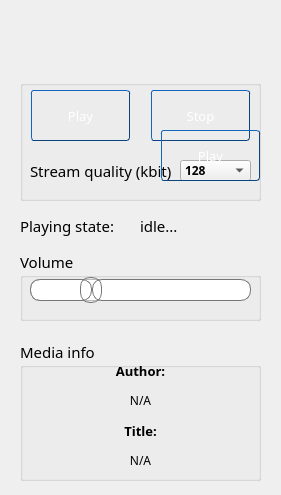
<?xml version="1.0" encoding="UTF-8"?>
<ui version="4.0">
 <class>MainWindow</class>
 <widget class="QMainWindow" name="MainWindow">
  <property name="geometry">
   <rect>
    <x>0</x>
    <y>0</y>
    <width>281</width>
    <height>495</height>
   </rect>
  </property>
  <property name="contextMenuPolicy">
   <enum>Qt::NoContextMenu</enum>
  </property>
  <property name="windowTitle">
   <string>MainWindow</string>
  </property>
  <widget class="QWidget" name="centralWidget">
   <widget class="QLabel" name="logoLabel">
    <property name="geometry">
     <rect>
      <x>0</x>
      <y>0</y>
      <width>281</width>
      <height>71</height>
     </rect>
    </property>
    <property name="text">
     <string/>
    </property>
    <property name="pixmap">
     <pixmap resource="resources.qrc">:/logo.jpg</pixmap>
    </property>
    <property name="scaledContents">
     <bool>true</bool>
    </property>
    <property name="alignment">
     <set>Qt::AlignCenter</set>
    </property>
   </widget>
   <widget class="QGroupBox" name="groupBox">
    <property name="geometry">
     <rect>
      <x>20</x>
      <y>80</y>
      <width>241</width>
      <height>121</height>
     </rect>
    </property>
    <property name="title">
     <string/>
    </property>
    <widget class="QPushButton" name="playButton">
     <property name="geometry">
      <rect>
       <x>10</x>
       <y>10</y>
       <width>101</width>
       <height>51</height>
      </rect>
     </property>
     <property name="font">
      <font>
       <family>Century Gothic</family>
       <pointsize>10</pointsize>
      </font>
     </property>
     <property name="styleSheet">
      <string notr="true">QPushButton {
    /* Let's make the size of the button 1,5 times of font size. */
    min-height: 1.5em;
    /* Font size just 1.*/
    font: 1em;
    /* Margins so that we get a little space on the left and right. */
    margin: 0 1px 0 1px;
    /* The font color */ 
    color: white;
    /* Here's the background gradient with start point, end point, 
       stop &quot;percentage&quot; and color, stop percentage and color. */
    background-color: qlineargradient(x1: 0, y1: 0, x2: 0, y2: 1,
                                      stop: 0 #2198c0, stop: 1 #0d5ca6);
    /* We'll round the borders. */
    border-style: outset;
    /* Round radius will be 3px */
    border-radius: 3px;
    /* Border is only one pixel */
    border-width: 1px;
    /* Border color is now set */
    border-color: #0c457e;
}
 
/* This is style when button is pressed */
QPushButton:pressed {
    /* We'll just invert the gradient by changing the colors around. */
    background-color: qlineargradient(x1: 0, y1: 0, x2: 0, y2: 1,
                                      stop: 0 #0d5ca6, stop: 1 #2198c0);
}

QPushButton:disabled {
	background-color:qlineargradient(spread:pad, x1:0, y1:1, x2:0, y2:0, stop:0 			rgba(84, 84, 84, 255), stop:1 rgba(255, 255, 255, 255));
}</string>
     </property>
     <property name="text">
      <string>Play</string>
     </property>
    </widget>
    <widget class="QPushButton" name="stopButton">
     <property name="geometry">
      <rect>
       <x>130</x>
       <y>10</y>
       <width>101</width>
       <height>51</height>
      </rect>
     </property>
     <property name="font">
      <font>
       <family>Century Gothic</family>
       <pointsize>10</pointsize>
      </font>
     </property>
     <property name="styleSheet">
      <string notr="true">QPushButton {
    /* Let's make the size of the button 1,5 times of font size. */
    min-height: 1.5em;
    /* Font size just 1.*/
    font: 1em;
    /* Margins so that we get a little space on the left and right. */
    margin: 0 1px 0 1px;
    /* The font color */ 
    color: white;
    /* Here's the background gradient with start point, end point, 
       stop &quot;percentage&quot; and color, stop percentage and color. */
    background-color: qlineargradient(x1: 0, y1: 0, x2: 0, y2: 1,
                                      stop: 0 #2198c0, stop: 1 #0d5ca6);
    /* We'll round the borders. */
    border-style: outset;
    /* Round radius will be 3px */
    border-radius: 3px;
    /* Border is only one pixel */
    border-width: 1px;
    /* Border color is now set */
    border-color: #0c457e;
}
 
/* This is style when button is pressed */
QPushButton:pressed {
    /* We'll just invert the gradient by changing the colors around. */
    background-color: qlineargradient(x1: 0, y1: 0, x2: 0, y2: 1,
                                      stop: 0 #0d5ca6, stop: 1 #2198c0);
}

QPushButton:disabled {
	background-color:qlineargradient(spread:pad, x1:0, y1:1, x2:0, y2:0, stop:0 			rgba(84, 84, 84, 255), stop:1 rgba(255, 255, 255, 255));
}</string>
     </property>
     <property name="text">
      <string>Stop</string>
     </property>
    </widget>
    <widget class="QLabel" name="qualityLabel">
     <property name="geometry">
      <rect>
       <x>10</x>
       <y>80</y>
       <width>141</width>
       <height>21</height>
      </rect>
     </property>
     <property name="font">
      <font>
       <family>Century Gothic</family>
       <pointsize>11</pointsize>
       <weight>50</weight>
       <bold>false</bold>
      </font>
     </property>
     <property name="text">
      <string>Stream quality (kbit)</string>
     </property>
    </widget>
    <widget class="QComboBox" name="qualityBox">
     <property name="geometry">
      <rect>
       <x>160</x>
       <y>80</y>
       <width>71</width>
       <height>21</height>
      </rect>
     </property>
     <property name="font">
      <font>
       <family>Century Gothic</family>
       <weight>75</weight>
       <bold>true</bold>
      </font>
     </property>
     <item>
      <property name="text">
       <string>128</string>
      </property>
     </item>
     <item>
      <property name="text">
       <string>96</string>
      </property>
     </item>
     <item>
      <property name="text">
       <string>64pro</string>
      </property>
     </item>
    </widget>
    <widget class="QPushButton" name="playButton_2">
     <property name="geometry">
      <rect>
       <x>140</x>
       <y>50</y>
       <width>101</width>
       <height>51</height>
      </rect>
     </property>
     <property name="font">
      <font>
       <family>Century Gothic</family>
       <pointsize>10</pointsize>
      </font>
     </property>
     <property name="styleSheet">
      <string notr="true">QPushButton {
    /* Let's make the size of the button 1,5 times of font size. */
    min-height: 1.5em;
    /* Font size just 1.*/
    font: 1em;
    /* Margins so that we get a little space on the left and right. */
    margin: 0 1px 0 1px;
    /* The font color */ 
    color: white;
    /* Here's the background gradient with start point, end point, 
       stop &quot;percentage&quot; and color, stop percentage and color. */
    background-color: qlineargradient(x1: 0, y1: 0, x2: 0, y2: 1,
                                      stop: 0 #2198c0, stop: 1 #0d5ca6);
    /* We'll round the borders. */
    border-style: outset;
    /* Round radius will be 3px */
    border-radius: 3px;
    /* Border is only one pixel */
    border-width: 1px;
    /* Border color is now set */
    border-color: #0c457e;
}
 
/* This is style when button is pressed */
QPushButton:pressed {
    /* We'll just invert the gradient by changing the colors around. */
    background-color: qlineargradient(x1: 0, y1: 0, x2: 0, y2: 1,
                                      stop: 0 #0d5ca6, stop: 1 #2198c0);
}

QPushButton:disabled {
	background-color:qlineargradient(spread:pad, x1:0, y1:1, x2:0, y2:0, stop:0 			rgba(84, 84, 84, 255), stop:1 rgba(255, 255, 255, 255));
}</string>
     </property>
     <property name="text">
      <string>Play</string>
     </property>
    </widget>
   </widget>
   <widget class="QGroupBox" name="groupBox_2">
    <property name="geometry">
     <rect>
      <x>20</x>
      <y>250</y>
      <width>241</width>
      <height>71</height>
     </rect>
    </property>
    <property name="font">
     <font>
      <family>Century Gothic</family>
      <pointsize>11</pointsize>
     </font>
    </property>
    <property name="title">
     <string>Volume</string>
    </property>
    <widget class="QSlider" name="volSlider">
     <property name="geometry">
      <rect>
       <x>10</x>
       <y>20</y>
       <width>221</width>
       <height>41</height>
      </rect>
     </property>
     <property name="contextMenuPolicy">
      <enum>Qt::NoContextMenu</enum>
     </property>
     <property name="styleSheet">
      <string notr="true">QSlider::groove:horizontal {
	border: 1px solid #bbb;
	background: white;
	height: 20px;
	border-radius: 10px;
}

QSlider::sub-page:horizontal {
	background-color: qlineargradient(x1: 0, y1: 0, x2: 0, y2: 1,
                                      stop: 0 #2198c0, stop: 1 #0d5ca6);
	border: 1px solid #777;
	height: 20px;
	border-radius: 10px;
}

QSlider::add-page:horizontal {
	background: #fff;
	border: 1px solid #777;
	height: 20px;
	border-radius: 10px;
}

QSlider::handle:horizontal {
	background: qlineargradient(x1:0, y1:0, x2:1, y2:1,
    	stop:0 #eee, stop:1 #ccc);
	border: 1px solid #777;
	width: 20px;
	margin-top: -3px;
	margin-bottom: -3px;
	border-radius: 10px;
}

QSlider::handle:horizontal:hover {
	background: qlineargradient(x1:0, y1:0, x2:1, y2:1,
    	stop:0 #fff, stop:1 #ddd);
	border: 1px solid #444;
	border-radius: 10px;
}

QSlider::sub-page:horizontal:disabled {
	background: #bbb;
	border-color: #999;
}

QSlider::add-page:horizontal:disabled {
	background: #eee;
	border-color: #999;
}

QSlider::handle:horizontal:disabled {
	background: #eee;
	border: 1px solid #aaa;
	border-radius: 10px;
}</string>
     </property>
     <property name="maximum">
      <number>100</number>
     </property>
     <property name="value">
      <number>25</number>
     </property>
     <property name="orientation">
      <enum>Qt::Horizontal</enum>
     </property>
    </widget>
   </widget>
   <widget class="QLabel" name="stateTagLabel">
    <property name="geometry">
     <rect>
      <x>20</x>
      <y>210</y>
      <width>111</width>
      <height>31</height>
     </rect>
    </property>
    <property name="font">
     <font>
      <family>Century Gothic</family>
      <pointsize>11</pointsize>
     </font>
    </property>
    <property name="text">
     <string>Playing state:</string>
    </property>
   </widget>
   <widget class="QLabel" name="stateLabel">
    <property name="geometry">
     <rect>
      <x>140</x>
      <y>210</y>
      <width>131</width>
      <height>31</height>
     </rect>
    </property>
    <property name="font">
     <font>
      <family>Century Gothic</family>
      <pointsize>11</pointsize>
     </font>
    </property>
    <property name="text">
     <string>idle...</string>
    </property>
   </widget>
   <widget class="QGroupBox" name="metaGroup">
    <property name="geometry">
     <rect>
      <x>20</x>
      <y>340</y>
      <width>241</width>
      <height>141</height>
     </rect>
    </property>
    <property name="font">
     <font>
      <family>Century Gothic</family>
      <pointsize>11</pointsize>
     </font>
    </property>
    <property name="title">
     <string>Media info</string>
    </property>
    <widget class="QLabel" name="authorInfoLabel">
     <property name="geometry">
      <rect>
       <x>10</x>
       <y>20</y>
       <width>221</width>
       <height>21</height>
      </rect>
     </property>
     <property name="font">
      <font>
       <family>Century Gothic</family>
       <pointsize>10</pointsize>
       <weight>75</weight>
       <bold>true</bold>
      </font>
     </property>
     <property name="text">
      <string>Author:</string>
     </property>
     <property name="alignment">
      <set>Qt::AlignCenter</set>
     </property>
    </widget>
    <widget class="QLabel" name="authorLabel">
     <property name="geometry">
      <rect>
       <x>10</x>
       <y>50</y>
       <width>221</width>
       <height>21</height>
      </rect>
     </property>
     <property name="font">
      <font>
       <family>Century Gothic</family>
       <pointsize>9</pointsize>
       <weight>50</weight>
       <bold>false</bold>
      </font>
     </property>
     <property name="text">
      <string>N/A</string>
     </property>
     <property name="alignment">
      <set>Qt::AlignCenter</set>
     </property>
    </widget>
    <widget class="QLabel" name="titleInfoLabel">
     <property name="geometry">
      <rect>
       <x>10</x>
       <y>80</y>
       <width>221</width>
       <height>21</height>
      </rect>
     </property>
     <property name="font">
      <font>
       <family>Century Gothic</family>
       <pointsize>10</pointsize>
       <weight>75</weight>
       <bold>true</bold>
      </font>
     </property>
     <property name="text">
      <string>Title:</string>
     </property>
     <property name="alignment">
      <set>Qt::AlignCenter</set>
     </property>
    </widget>
    <widget class="QLabel" name="titleLabel">
     <property name="geometry">
      <rect>
       <x>10</x>
       <y>110</y>
       <width>221</width>
       <height>21</height>
      </rect>
     </property>
     <property name="font">
      <font>
       <family>Century Gothic</family>
       <pointsize>9</pointsize>
       <weight>50</weight>
       <bold>false</bold>
      </font>
     </property>
     <property name="text">
      <string>N/A</string>
     </property>
     <property name="alignment">
      <set>Qt::AlignCenter</set>
     </property>
    </widget>
   </widget>
  </widget>
 </widget>
 <layoutdefault spacing="6" margin="11"/>
 <resources>
  <include location="resources.qrc"/>
 </resources>
 <connections/>
</ui>
